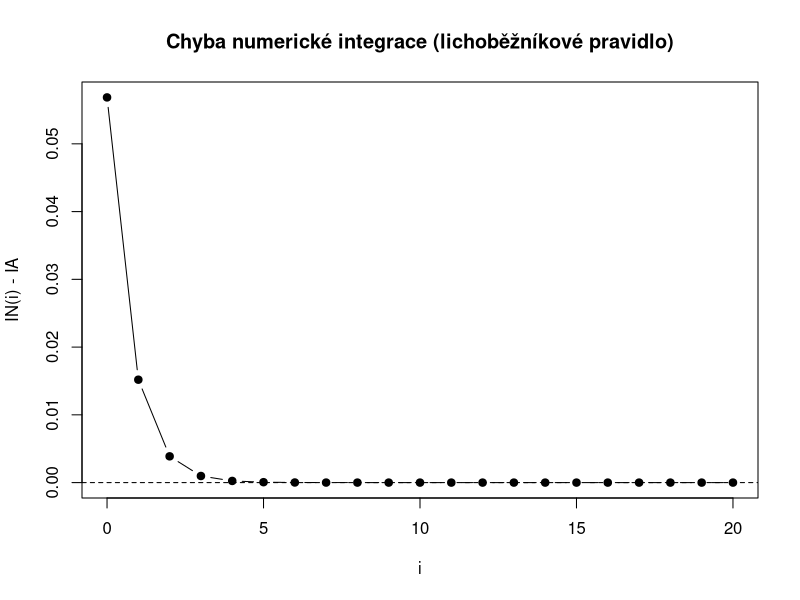

Here is the R script that generated this plot:
# https://physics.ujep.cz/~jskvor/NME/NUM-25-04-16.html

f <- function(x) { 1 / x }
IA <- log(2)

trapezoid <- function(f, a, b, n) {
  h <- (b - a) / n
  integral <- 0
  
  for (i in 0:(n - 1)) {
    x_left  <- a + i * h
    x_right <- a + (i + 1) * h
    integral <- integral + (h / 2) * (f(x_left) + f(x_right))
  }
  
  return(integral)
}

i_vals <- 0:20
n_vals <- 2^i_vals

IN_vals <- numeric(length(n_vals))
error_vals <- numeric(length(n_vals))

for (k in seq_along(n_vals)) {
  n <- n_vals[k]
  IN <- trapezoid(f, a = 1, b = 2, n = n)
  IN_vals[k] <- IN
  error_vals[k] <- IN - IA
}

abs_error <- abs(error_vals)
i_min <- i_vals[which.min(abs_error)]

plot(
  i_vals,
  error_vals,
  type = "b",
  pch  = 19,
  xlab = "i",
  ylab = "IN(i) - IA",
  main = "Chyba numerické integrace (lichoběžníkové pravidlo)"
)
abline(h = 0, lty = 2)

cat("Nejmenší absolutní chyba nastává pro i =", i_min, "\n")
cat("Chyba při tom i je", error_vals[i_min + 1], "\n")